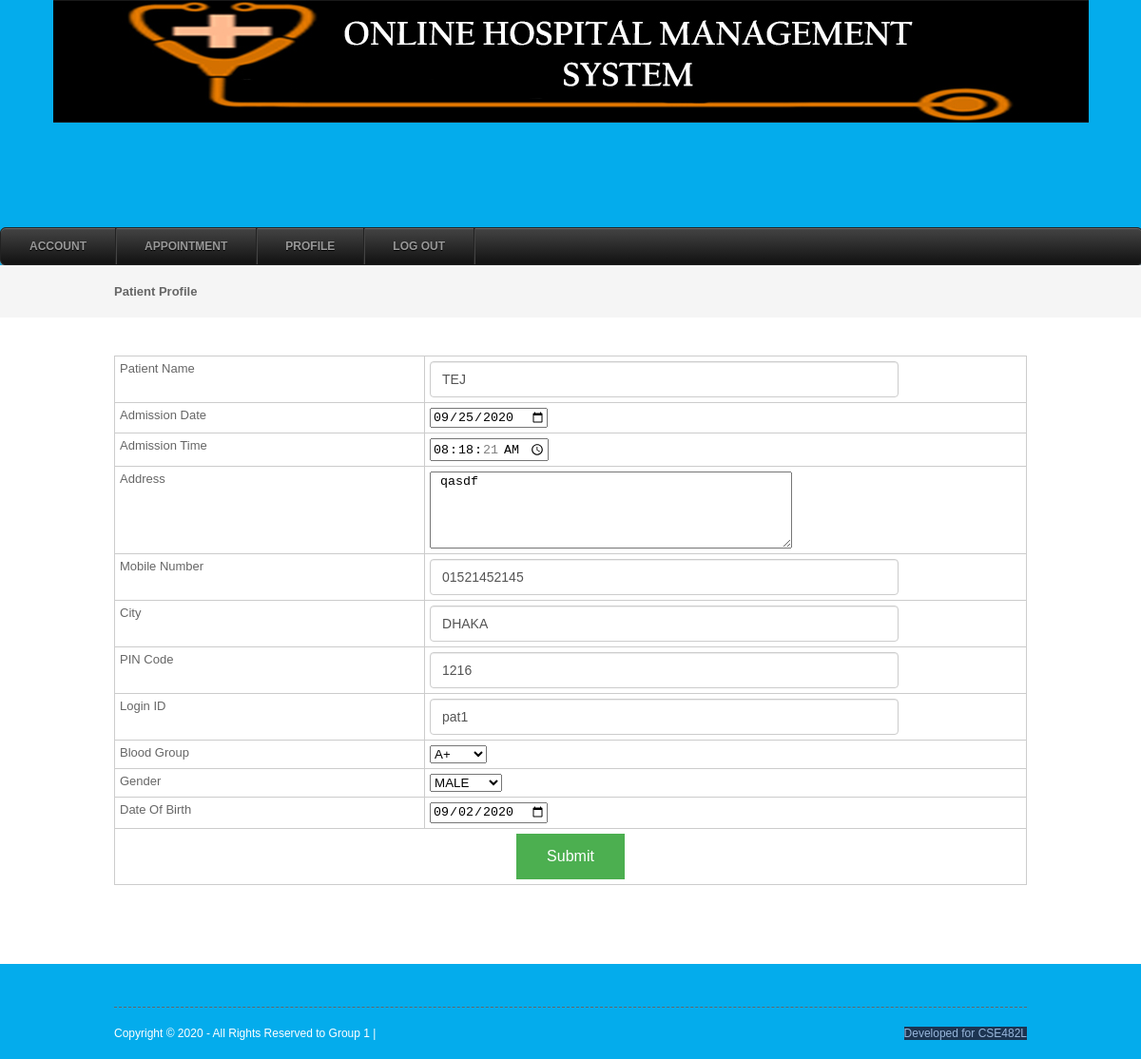
The page /patientprofile.php (signed in) on the database its author committed.
### tables this page shows
CREATE TABLE `patient` (
  `patientid` int(10) NOT NULL,
  `patientname` varchar(50) NOT NULL,
  `admissiondate` date NOT NULL,
  `admissiontime` time NOT NULL,
  `address` varchar(250) NOT NULL,
  `mobileno` varchar(20) NOT NULL,
  `city` varchar(25) NOT NULL,
  `pincode` varchar(20) DEFAULT NULL,
  `loginid` varchar(50) NOT NULL,
  `password` varchar(25) NOT NULL,
  `bloodgroup` varchar(20) NOT NULL,
  `gender` varchar(10) NOT NULL,
  `status` varchar(10) NOT NULL,
  `dob` date NOT NULL
);

### patientprofile.php (the view, shortened to what this page needs)
<?php
include("headers.php");
include("dbconnection.php");
if(isset($_SESSION[patientid]))
{
	$sql="SELECT * FROM patient WHERE patientid='$_SESSION[patientid]' ";
	$qsql = mysqli_query($con,$sql);
	$rsedit = mysqli_fetch_array($qsql);
}
?>
<div class="wrapper col2">
  <div id="breadcrumb">
    <ul>
      <li class="first">Patient Profile</li></ul>
  </div>
</div>
<div class="wrapper col4">
  <div id="container">
     <form method="post" action="" name="frmpatprfl" onSubmit="return validateform()">
    <table width="200" border="3">
      <tbody>
        <tr>
          <td width="34%">Patient Name</td>
          <td width="66%"><input type="text" name="patientname" id="patientname"  value="<?php echo $rsedit[patientname]; ?>"/></td>
        </tr>
        <tr>
          <td>Admission Date</td>
          <td><input type="date" name="admissiondate" id="admissiondate" value="<?php echo $rsedit[admissiondate]; ?>" /></td>
        </tr>
        <tr>
          <td>Admission Time</td>
          <td><input type="time" name="admissiontme" id="admissiontme" value="<?php echo $rsedit[admissiontime]; ?>" /></td>
        </tr>
        <tr>
          <td>Address</td>
          <td><textarea name="address" id="address" cols="45" rows="5"> <?php echo $rsedit[address]; ?></textarea></td>
        </tr>
        <tr>
          <td>Mobile Number</td>
          <td><input type="text" name="mobilenumber" id="mobilenumber" value="<?php echo $rsedit[mobileno]; ?>" /></td>
        </tr>
        <tr>
          <td>City</td>
          <td><input type="text" name="city" id="city" value="<?php echo $rsedit[city]; ?>" /></td>
        </tr>
        <tr>
          <td>PIN Code</td>
          <td><input type="text" name="pincode" id="pincode" value="<?php echo $rsedit[pincode]; ?>" /></td>
        </tr>
        <tr>
          <td>Login ID</td>
          <td><input type="text" name="loginid" id="loginid"  value="<?php echo $rsedit[loginid]; ?>"/></td>
        </tr>
        <tr>
          <td>Blood Group</td>
          <td><select name="select2" id="select2">
          <?php
		  $arr = array("A+","A-","B+","B-","O+","O-","AB+","AB-");
		  foreach($arr as $val)
		  {
			  if($val == $rsedit[bloodgroup])
			  {
			  echo "<option value='$val' selected>$val</option>";
			  }
			  else
			  {
				  echo "<option value='$val'>$val</option>";
			  }
		  }
		  ?>
          </select></td>
        </tr>
        <tr>
          <td>Gender</td>
          <td><select name="select3" id="select3">
          <?php
		  $arr = array("MALE","FEMALE");
		  foreach($arr as $val)
		  {
			  if($val == $rsedit[gender])
			  {
			  echo "<option value='$val' selected>$val</option>";
			  }
			  else
			  {
				  echo "<option value='$val'>$val</option>";
			  }
		  }
		  ?>
          </select></td>
        </tr>
        <tr>
          <td>Date Of Birth</td>
          <td><input type="date" name="dateofbirth" id="dateofbirth"  value="<?php echo $rsedit[dob]; ?>"/></td>
        </tr>
        <tr>
          <td colspan="2" align="center"><input type="submit" name="submit" id="submit" value="Submit" /></td>
        </tr>
      </tbody>
    </table>
    </form>
    <p>&nbsp;</p>
  </div>
</div>
<?php
include("footers.php");
?>

### layout/styles/layout.css (style rules this page uses)
html { overflow-y:scroll; }
body { margin:0; padding:0; font-size:13px; font-family:verdana, Arial, Helvetica, sans-serif; color:#FFFFFF; background-color:#4F473A; }
div.wrapper { display:block; width:100%; margin:0; text-align:left; }
.col2 { color:#666666; background-color:#F5F5F5; }
.col3, .col4 { color:#666666; background-color:#FFFFFF; }
#head, #gallery, #breadcrumb, #container, #footer { display:block; position:relative; width:960px; margin:0 auto; }
#breadcrumb { padding:20px 0; }
#breadcrumb ul { margin:0; padding:0; list-style:none; }
#breadcrumb ul li { display:inline; }
#breadcrumb ul li.first { font-weight:bold; }
#container { padding:40px 0; }

### layout/styles/forms.css (style rules this page uses)
form, fieldset, legend { margin:0; padding:0; border:none; }

### layout/styles/tables.css (style rules this page uses)
table { width:100%; border-collapse:collapse; table-layout:auto; vertical-align:top; margin-bottom:15px; border:1px solid #CCCCCC; }
table tbody td { vertical-align:top; border-collapse:collapse; border-left:1px solid #CCCCCC; border-right:1px solid #CCCCCC; }
table thead th, table tbody td { padding:5px; border-collapse:collapse; }

### headers.php (style rules this page uses)
input[type=submit] { background-color: #4CAF50; border: none; cursor:pointer; color: white; padding: 15px 32px; text-align: center; text-decoration: none; display: inline-block; font-size: 16px; }
input[type=text] { display: block; width: 75%; height: 24px; padding: 6px 12px; font-size: 14px; line-height: 1.42857143; color: #555; background-color: #fff; background-image: none; border: 1px solid #ccc; border-radius: 4px; -webkit-box-shadow: inset 0 1px 1px rgba(0,0,0,.075); box-shadow: inset 0 1px 1px rgba(0,0,0,.075); -webkit-transition: border-color ease-in-out .15s,-webkit-box-shadow ease-in-out .15s; -o-transition: border-color ease-in-out .15s,box-shadow ease-in-out .15s; transition: border-color ease-in-out .15s,box-shadow ease-in-out .15s; }

### rows shown on the page
patient: patientname "TEJ", admissiondate "09/25/2020", admissiontme "08:18:21", address "qasdf", mobilenumber "01521452145", city "DHAKA", pincode "1216", loginid "pat1", select2 "A+", select3 "MALE", dateofbirth "09/02/2020"
